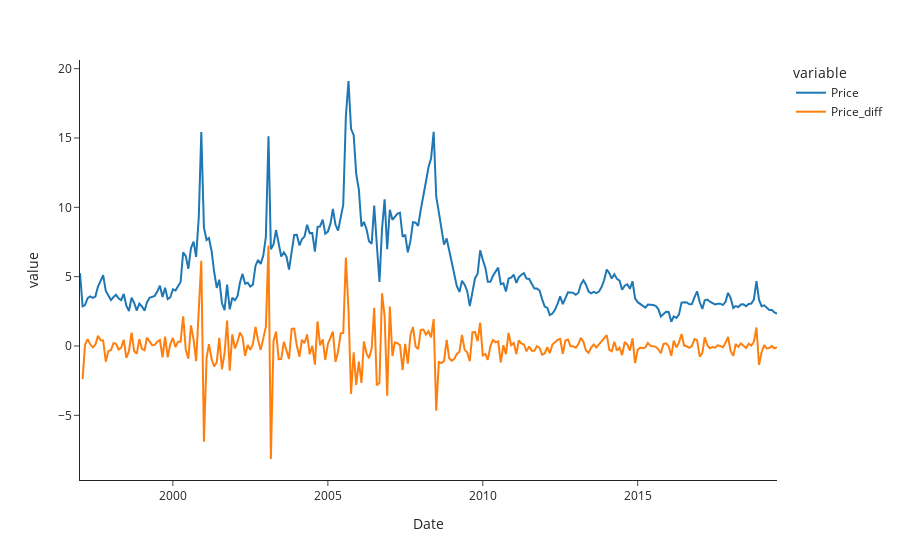

The cell this chart's notebook holds for it:
### Code cell
fig = px.line(data,
             template='simple_white')
fig.show()

### Figure 1 — Plotly figure (JSON) as saved in the notebook; plotly's stock layout.template omitted (floating-point values rounded to 4 significant figures; data arrays with more than 128 entries replaced by an {"elided": "..."} marker saying what was removed)
{"data": [{"hovertemplate": "variable=Price<br>Date=%{x}<br>value=%{y}<extra></extra>", "legendgroup": "Price", "line": {"color": "#1F77B4", "dash": "solid"}, "marker": {"symbol": "circle"}, "mode": "lines", "name": "Price", "orientation": "v", "showlegend": true, "type": "scatter", "x": {"elided": "271 str values"}, "xaxis": "x", "y": {"elided": "271 float values"}, "yaxis": "y"}, {"hovertemplate": "variable=Price_diff<br>Date=%{x}<br>value=%{y}<extra></extra>", "legendgroup": "Price_diff", "line": {"color": "#FF7F0E", "dash": "solid"}, "marker": {"symbol": "circle"}, "mode": "lines", "name": "Price_diff", "orientation": "v", "showlegend": true, "type": "scatter", "x": {"elided": "271 str values"}, "xaxis": "x", "y": {"elided": "271 float values"}, "yaxis": "y"}], "layout": {"legend": {"title": {"text": "variable"}, "tracegroupgap": 0}, "margin": {"t": 60}, "xaxis": {"anchor": "y", "domain": [0, 1], "title": {"text": "Date"}}, "yaxis": {"anchor": "x", "domain": [0, 1], "title": {"text": "value"}}}}
